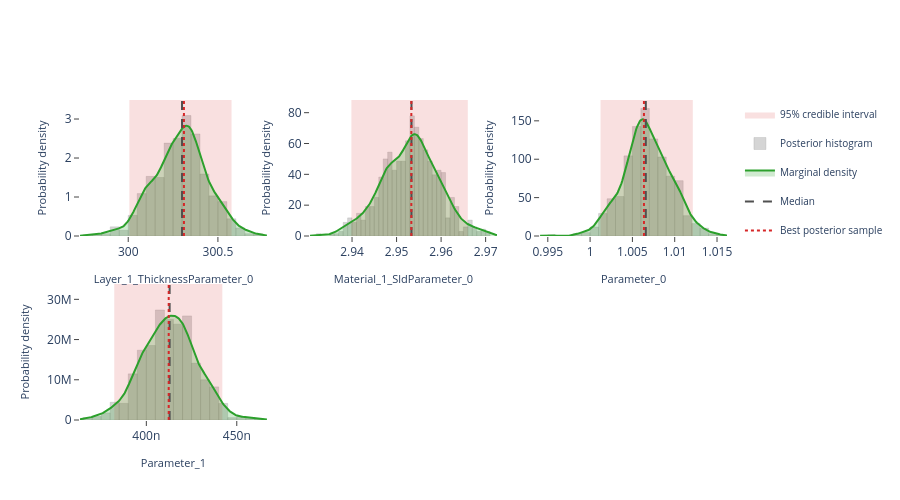

The cell this chart's notebook holds for it:
### Markdown cell above
## Interactive posterior plots

The next three cells render the same Plotly figures that are shown on the
Bayesian Posterior tab of the EasyReflectometryApp:

* **Marginals** — per-parameter distribution: histogram + smooth KDE marginal,
  shaded 95% credible interval, and median / best-sample lines
  (`plot_distribution` or `posterior.distribution()`)
* **Corner plot** — pairwise marginals + 2-D contours + scatter (`plot_corner`)
* **Traces** — per-chain trace + marginal histogram (`plot_trace`)

The standalone helpers are called with ``return_figure=True`` so they return a
Plotly ``Figure`` that we render in the notebook with ``fig.show()``; the
``PosteriorResults`` methods return the figure directly.

### Code cell
# ---- Marginal posterior distributions ---------------------------------------
# One panel per free parameter, each overlaying the posterior histogram, a
# smooth Gaussian-KDE marginal, the shaded 95% credible interval, and the
# median / best-sample reference lines.  Mirrors the "Marginals" sub-tab in
# the EasyReflectometryApp.

# The PosteriorResults method passes ``logp`` through automatically so the
# best posterior sample (MAP) line is drawn:
fig = posterior.distribution()
fig.show()

# Standalone equivalent (pass ``logp`` to get the best-sample line):
# fig = plot_distribution(
#     posterior.draws,
#     posterior.param_names,
#     logp=posterior.logp,
#     return_figure=True,
# )
# fig.show()

### Figure 1 — Plotly figure (JSON) as saved in the notebook; plotly's stock layout.template omitted (floating-point values rounded to 4 significant figures; data arrays with more than 128 entries replaced by an {"elided": "..."} marker saying what was removed)
{"data": [{"fill": "toself", "fillcolor": "rgba(214, 39, 40, 0.14)", "hoverinfo": "skip", "legendgroup": "95% credible interval", "line": {"color": "rgba(214, 39, 40, 0.14)", "width": 0}, "mode": "lines", "name": "95% credible interval", "showlegend": true, "type": "scatter", "x": [300.0, 300.6, 300.6, 300.0, 300.0], "xaxis": "x", "y": [0.0, 0.0, 3.488, 3.488, 0.0], "yaxis": "y"}, {"histnorm": "probability density", "hovertemplate": "sample=%{x:.4f}<br>density: %{y:.2f}<extra></extra>", "legendgroup": "histogram", "marker": {"color": "rgba(120, 120, 120, 0.38)", "line": {"color": "rgba(120, 120, 120, 0.24)", "width": 1}}, "name": "Posterior histogram", "nbinsx": 40, "opacity": 0.82, "showlegend": true, "type": "histogram", "x": {"elided": "680 float values"}, "xaxis": "x", "yaxis": "y"}, {"fill": "tozeroy", "fillcolor": "rgba(44, 160, 44, 0.22)", "hovertemplate": "Layer_1_ThicknessParameter_0: %{x:.4f}<br>density: %{y:.4f}<extra></extra>", "legendgroup": "marginal", "line": {"color": "rgb(44, 160, 44)", "width": 2}, "mode": "lines", "name": "Marginal density", "showlegend": true, "type": "scatter", "x": {"elided": "256 float values"}, "xaxis": "x", "y": {"elided": "256 float values"}, "yaxis": "y"}, {"hovertemplate": "Median: %{x:.4f}<extra></extra>", "legendgroup": "Median", "line": {"color": "rgb(80, 80, 80)", "dash": "dash", "width": 2}, "mode": "lines", "name": "Median", "showlegend": true, "type": "scatter", "x": [300.3, 300.3], "xaxis": "x", "y": [0.0, 3.488], "yaxis": "y"}, {"hovertemplate": "Best posterior sample: %{x:.4f}<extra></extra>", "legendgroup": "Best posterior sample", "line": {"color": "rgb(214, 39, 40)", "dash": "dot", "width": 2}, "mode": "lines", "name": "Best posterior sample", "showlegend": true, "type": "scatter", "x": [300.3, 300.3], "xaxis": "x", "y": [0.0, 3.488], "yaxis": "y"}, {"fill": "toself", "fillcolor": "rgba(214, 39, 40, 0.14)", "hoverinfo": "skip", "legendgroup": "95% credible interval", "line": {"color": "rgba(214, 39, 40, 0.14)", "width": 0}, "mode": "lines", "name": "95% credible interval", "showlegend": false, "type": "scatter", "x": [2.94, 2.966, 2.966, 2.94, 2.94], "xaxis": "x2", "y": [0.0, 0.0, 88.23, 88.23, 0.0], "yaxis": "y2"}, {"histnorm": "probability density", "hovertemplate": "sample=%{x:.4f}<br>density: %{y:.2f}<extra></extra>", "legendgroup": "histogram", "marker": {"color": "rgba(120, 120, 120, 0.38)", "line": {"color": "rgba(120, 120, 120, 0.24)", "width": 1}}, "name": "Posterior histogram", "nbinsx": 40, "opacity": 0.82, "showlegend": false, "type": "histogram", "x": {"elided": "680 float values"}, "xaxis": "x2", "yaxis": "y2"}, {"fill": "tozeroy", "fillcolor": "rgba(44, 160, 44, 0.22)", "hovertemplate": "Material_1_SldParameter_0: %{x:.4f}<br>density: %{y:.4f}<extra></extra>", "legendgroup": "marginal", "line": {"color": "rgb(44, 160, 44)", "width": 2}, "mode": "lines", "name": "Marginal density", "showlegend": false, "type": "scatter", "x": {"elided": "256 float values"}, "xaxis": "x2", "y": {"elided": "256 float values"}, "yaxis": "y2"}, {"hovertemplate": "Median: %{x:.4f}<extra></extra>", "legendgroup": "Median", "line": {"color": "rgb(80, 80, 80)", "dash": "dash", "width": 2}, "mode": "lines", "name": "Median", "showlegend": false, "type": "scatter", "x": [2.953, 2.953], "xaxis": "x2", "y": [0.0, 88.23], "yaxis": "y2"}, {"hovertemplate": "Best posterior sample: %{x:.4f}<extra></extra>", "legendgroup": "Best posterior sample", "line": {"color": "rgb(214, 39, 40)", "dash": "dot", "width": 2}, "mode": "lines", "name": "Best posterior sample", "showlegend": false, "type": "scatter", "x": [2.953, 2.953], "xaxis": "x2", "y": [0.0, 88.23], "yaxis": "y2"}, {"fill": "toself", "fillcolor": "rgba(214, 39, 40, 0.14)", "hoverinfo": "skip", "legendgroup": "95% credible interval", "line": {"color": "rgba(214, 39, 40, 0.14)", "width": 0}, "mode": "lines", "name": "95% credible interval", "showlegend": false, "type": "scatter", "x": [1.001, 1.012, 1.012, 1.001, 1.001], "xaxis": "x3", "y": [0.0, 0.0, 177.1, 177.1, 0.0], "yaxis": "y3"}, {"histnorm": "probability density", "hovertemplate": "sample=%{x:.4f}<br>density: %{y:.2f}<extra></extra>", "legendgroup": "histogram", "marker": {"color": "rgba(120, 120, 120, 0.38)", "line": {"color": "rgba(120, 120, 120, 0.24)", "width": 1}}, "name": "Posterior histogram", "nbinsx": 40, "opacity": 0.82, "showlegend": false, "type": "histogram", "x": {"elided": "680 float values"}, "xaxis": "x3", "yaxis": "y3"}, {"fill": "tozeroy", "fillcolor": "rgba(44, 160, 44, 0.22)", "hovertemplate": "Parameter_0: %{x:.4f}<br>density: %{y:.4f}<extra></extra>", "legendgroup": "marginal", "line": {"color": "rgb(44, 160, 44)", "width": 2}, "mode": "lines", "name": "Marginal density", "showlegend": false, "type": "scatter", "x": {"elided": "256 float values"}, "xaxis": "x3", "y": {"elided": "256 float values"}, "yaxis": "y3"}, {"hovertemplate": "Median: %{x:.4f}<extra></extra>", "legendgroup": "Median", "line": {"color": "rgb(80, 80, 80)", "dash": "dash", "width": 2}, "mode": "lines", "name": "Median", "showlegend": false, "type": "scatter", "x": [1.007, 1.007], "xaxis": "x3", "y": [0.0, 177.1], "yaxis": "y3"}, {"hovertemplate": "Best posterior sample: %{x:.4f}<extra></extra>", "legendgroup": "Best posterior sample", "line": {"color": "rgb(214, 39, 40)", "dash": "dot", "width": 2}, "mode": "lines", "name": "Best posterior sample", "showlegend": false, "type": "scatter", "x": [1.006, 1.006], "xaxis": "x3", "y": [0.0, 177.1], "yaxis": "y3"}, {"fill": "toself", "fillcolor": "rgba(214, 39, 40, 0.14)", "hoverinfo": "skip", "legendgroup": "95% credible interval", "line": {"color": "rgba(214, 39, 40, 0.14)", "width": 0}, "mode": "lines", "name": "95% credible interval", "showlegend": false, "type": "scatter", "x": [3.823e-07, 4.42e-07, 4.42e-07, 3.823e-07, 3.823e-07], "xaxis": "x4", "y": [0.0, 0.0, 33810000.0, 33810000.0, 0.0], "yaxis": "y4"}, {"histnorm": "probability density", "hovertemplate": "sample=%{x:.4f}<br>density: %{y:.2f}<extra></extra>", "legendgroup": "histogram", "marker": {"color": "rgba(120, 120, 120, 0.38)", "line": {"color": "rgba(120, 120, 120, 0.24)", "width": 1}}, "name": "Posterior histogram", "nbinsx": 40, "opacity": 0.82, "showlegend": false, "type": "histogram", "x": {"elided": "680 float values"}, "xaxis": "x4", "yaxis": "y4"}, {"fill": "tozeroy", "fillcolor": "rgba(44, 160, 44, 0.22)", "hovertemplate": "Parameter_1: %{x:.4f}<br>density: %{y:.4f}<extra></extra>", "legendgroup": "marginal", "line": {"color": "rgb(44, 160, 44)", "width": 2}, "mode": "lines", "name": "Marginal density", "showlegend": false, "type": "scatter", "x": {"elided": "256 float values"}, "xaxis": "x4", "y": {"elided": "256 float values"}, "yaxis": "y4"}, {"hovertemplate": "Median: %{x:.4f}<extra></extra>", "legendgroup": "Median", "line": {"color": "rgb(80, 80, 80)", "dash": "dash", "width": 2}, "mode": "lines", "name": "Median", "showlegend": false, "type": "scatter", "x": [4.129e-07, 4.129e-07], "xaxis": "x4", "y": [0.0, 33810000.0], "yaxis": "y4"}, {"hovertemplate": "Best posterior sample: %{x:.4f}<extra></extra>", "legendgroup": "Best posterior sample", "line": {"color": "rgb(214, 39, 40)", "dash": "dot", "width": 2}, "mode": "lines", "name": "Best posterior sample", "showlegend": false, "type": "scatter", "x": [4.124e-07, 4.124e-07], "xaxis": "x4", "y": [0.0, 33810000.0], "yaxis": "y4"}], "layout": {"barmode": "overlay", "height": 500, "legend": {"font": {"size": 10}}, "plot_bgcolor": "white", "showlegend": true, "xaxis": {"anchor": "y", "domain": [0.0, 0.2889], "range": [299.7, 300.8], "showgrid": false, "ticks": "outside", "title": {"font": {"size": 11}, "text": "Layer_1_ThicknessParameter_0"}, "zeroline": false}, "xaxis2": {"anchor": "y2", "domain": [0.3556, 0.6444], "range": [2.931, 2.973], "showgrid": false, "ticks": "outside", "title": {"font": {"size": 11}, "text": "Material_1_SldParameter_0"}, "zeroline": false}, "xaxis3": {"anchor": "y3", "domain": [0.7111, 1.0], "range": [0.9941, 1.016], "showgrid": false, "ticks": "outside", "title": {"font": {"size": 11}, "text": "Parameter_0"}, "zeroline": false}, "xaxis4": {"anchor": "y4", "domain": [0.0, 0.2889], "range": [3.633e-07, 4.667e-07], "showgrid": false, "ticks": "outside", "title": {"font": {"size": 11}, "text": "Parameter_1"}, "zeroline": false}, "xaxis5": {"anchor": "y5", "domain": [0.3556, 0.6444], "showgrid": false, "ticks": "outside", "zeroline": false}, "xaxis6": {"anchor": "y6", "domain": [0.7111, 1.0], "showgrid": false, "ticks": "outside", "zeroline": false}, "yaxis": {"anchor": "x", "domain": [0.575, 1.0], "range": [0.0, 3.488], "showgrid": false, "ticks": "outside", "title": {"font": {"size": 11}, "text": "Probability density"}, "zeroline": false}, "yaxis2": {"anchor": "x2", "domain": [0.575, 1.0], "range": [0.0, 88.23], "showgrid": false, "ticks": "outside", "title": {"font": {"size": 11}, "text": "Probability density"}, "zeroline": false}, "yaxis3": {"anchor": "x3", "domain": [0.575, 1.0], "range": [0.0, 177.1], "showgrid": false, "ticks": "outside", "title": {"font": {"size": 11}, "text": "Probability density"}, "zeroline": false}, "yaxis4": {"anchor": "x4", "domain": [0.0, 0.425], "range": [0.0, 33810000.0], "showgrid": false, "ticks": "outside", "title": {"font": {"size": 11}, "text": "Probability density"}, "zeroline": false}, "yaxis5": {"anchor": "x5", "domain": [0.0, 0.425], "showgrid": false, "ticks": "outside", "zeroline": false}, "yaxis6": {"anchor": "x6", "domain": [0.0, 0.425], "showgrid": false, "ticks": "outside", "zeroline": false}}}
